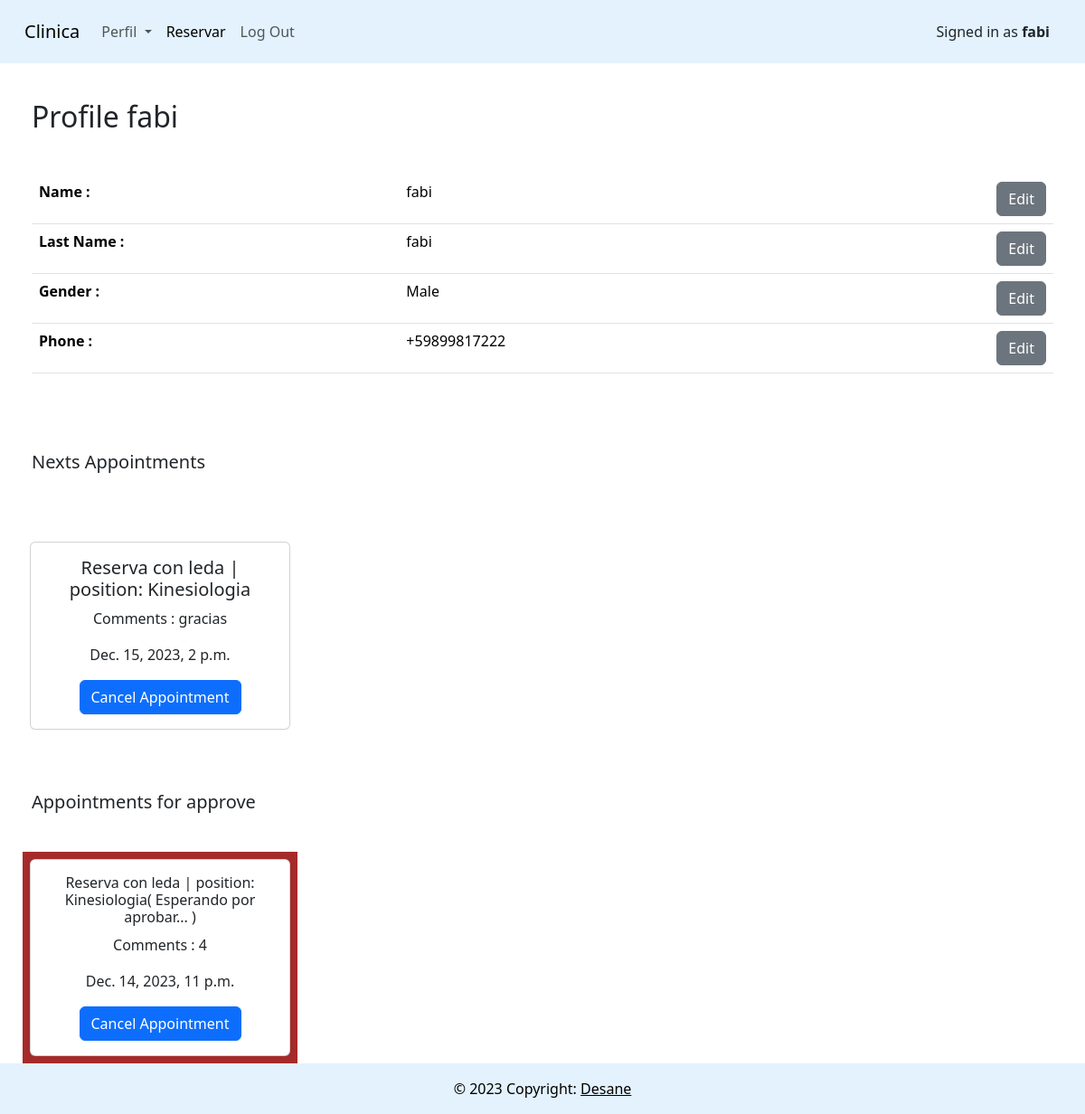
/profile (signed in), run on the app's committed database.
### booking/models.py (models this page shows, shortened)
class CustomUser(AbstractUser):
    username = None
    is_doctor = models.BooleanField(default=False)
    is_patient = models.BooleanField(default=False)
    email = models.EmailField(db_index=True, unique=True, max_length=250)
    objects = UserManager()
    USERNAME_FIELD = 'email'
    REQUIRED_FIELDS = ['first_name', 'last_name']

class Patient(models.Model):
    user = models.OneToOneField(CustomUser, on_delete=models.CASCADE, primary_key=True)
    gender = models.CharField(choices=GENDER_CHOICES, max_length=128)
    phone = models.CharField(max_length=17, blank=True)
    date_recorded = models.DateTimeField(default=datetime.now)

class Appointment(models.Model):
    id = models.AutoField(primary_key=True)
    patient = models.ForeignKey(Patient, on_delete=models.CASCADE, null=True, blank=True)
    phone = models.CharField(max_length=200)
    doctor = models.ForeignKey(Doctor, on_delete=models.CASCADE, null=True, blank=True)
    service = models.CharField(max_length=50)
    datetime = models.DateTimeField(blank=False, null=False)
    comment = models.TextField( blank=True)
    time_ordered = models.DateTimeField(null=False, blank=False,auto_now_add=True)
    approved = models.BooleanField(default=False)

class Doctor(models.Model):
    user = models.OneToOneField(CustomUser, on_delete=models.CASCADE, primary_key=True)
    position = models.CharField(max_length=100, choices=CHOICES, blank=True)
    employment_date = models.DateTimeField(default=datetime.now)
    phone = models.CharField(max_length=17, blank=True)
    description = models.TextField(null=True)
    gender = models.CharField(choices=GENDER_CHOICES, max_length=128)
    def __str__(self):
        return f"{self.user.first_name} | position: {self.position}"

### booking/views.py (the view)
# urls.py: path("profile", views.perfil, name="perfil"),
def perfil(request):
    patient = Patient.objects.get(user=request.user)
    appointments = Appointment.objects.filter(patient=patient).order_by('datetime')
    doctors = Doctor.objects.all()
    return render(request, "profilepatient.html",{"patient":patient,"appointment":appointments,"doctors":doctors})

### booking/templates/profilepatient.html (shortened to what this page needs)
{% extends "layout.html" %}
{% load static %}
{% block body %}
<div class="container-fluid" style=" padding: 35px;">
    <p class="fs-2">Profile {{patient.user.first_name}} </p>
    <table class="table">
        <tbody>
            <tr id="tname">
                <th scope="row">Name :</th>
                <td id="fname">{{patient.user.first_name}}</td>
                <td colspan="2" id="nbutton"><button id="buttonEditN" style="float: right;" class="btn btn-secondary"
                        onclick="editFirst()">
                        Edit </button></td>
            </tr>
            <tr id="tlast">
                <th scope="row">Last Name :</th>
                <td id="lname">{{patient.user.last_name}}</td>
                <td colspan="2" id="lbutton"><button id="buttonEditL" style="float: right;" class="btn btn-secondary"
                        onclick="editLast()">
                        Edit </button></td>
            </tr>
            <tr id="tgender">
                <th scope="row">Gender :</th>
                <td colspan="1" id="gender">{{patient.gender}}</td>
                <td colspan="2" id="gbutton"><button id="buttonEditG" style="float: right;" class="btn btn-secondary"
                        onclick="editGender()">
                        Edit </button></td>
            </tr>
            <tr id=" tphone">
                <th scope="row">Phone :</th>
                <td colspan="1" id="pphone">{{patient.phone}}</td>
                <td colspan="2" id="tbutton"><button id="buttonEdit" style="float: right;" class="btn btn-secondary"
                        onclick="editPhone()">
                        Edit </button></td>
            </tr>
        </tbody>
    </table>
</div>
<div>
    <div style="padding: 35px 0 35px 35px">
        <h5>Nexts Appointments</h5>
    </div>
    {% if appointment.length != 0 %}
    {% for appoint in appointment %}
    {% if appoint.approved %}
    <div class="d-flex flex-wrap" style="align-items: center;padding: 25px; text-align: center;">
        <div>
            <div class=" card" style="width: 18rem;margin: 8px;">
                <div class="card-body">
                    <h5 class="card-title">Reserva con {{appoint.doctor}}</h5>
                    <p class="card-text">Comments : {{appoint.comment}}</p>
                    <p>{{appoint.datetime}}</p>
                    <button type="button" class="btn btn-primary" data-bs-toggle="modal" data-bs-target="#exampleModal">
                        Cancel Appointment
                    </button>
                </div>
            </div>
        </div>
    </div>
    {% endif %}
    {%endfor%}
    <div style="padding: 35px 0 35px 35px">
        <h5>Appointments for approve</h5>
    </div>
    {% for appoint in appointment %}
    {% if not appoint.approved%}
    <div class="d-flex flex-wrap" style="align-items: center;padding: 0 25px 0 25px; text-align: center; ">
        <div style="background-color: brown;">
            <div class=" card" style="width: 18rem;margin: 8px">
                <div class="card-body">
                    <h6 class="card-title">Reserva con {{appoint.doctor}}( Esperando por
                        aprobar... )</h6>
                    <p class="card-text">Comments : {{appoint.comment}}</p>
                    <p>{{appoint.datetime}}</p>
                    <button type="button" class="btn btn-primary" data-bs-toggle="modal" data-bs-target="#exampleModal">
                        Cancel Appointment
                    </button>
                </div>
            </div>
        </div>
        {% endif %}
        {%endfor%}
    </div>
    {%else%}
    <div> No Appoinment Found </div>
    {%endif%}
</div>
{% endblock %}

### booking/templates/layout.html (shortened to what this page needs)
{% load static %}
<!DOCTYPE html>
<html lang="en">
<head>
    <link href="https://cdn.jsdelivr.net/npm/bootstrap@5.3.2/dist/css/bootstrap.min.css" rel="stylesheet"
>
    <link href="{% static 'styles.css' %}" rel="stylesheet">
</head>
<body>
    <nav class="navbar navbar-expand-lg " style="background-color: #e3f2fd; padding: 15px">
        <div class="container-fluid">
            <a class="navbar-brand" href="{% url 'index' %}">Clinica</a>
            <div class="collapse navbar-collapse" id="navbarSupportedContent">
                <ul class="navbar-nav me-auto mb-2 mb-lg-0">
                    {% if user.is_authenticated %}
                    <li class="nav-item dropdown">
                        <a class="nav-link dropdown-toggle" role="button" data-bs-toggle="dropdown"
                            aria-expanded="false">
                            Perfil
                        </a>
                    </li>
                    {% if not user.is_doctor %}
                    <li class="nav-item">
                        <a class="nav-link active" href="{% url 'reservas' %}" aria-current="page"
                            id="reservas">Reservar</a>
                    </li>
                    {%endif%}
                    <li class="nav-item">
                        <a class="nav-link" href="{% url 'logout' %}">Log Out</a>
                    </li>
                    {% endif %}
                </ul>
                <div class="d-flex">
                    {% if user.is_authenticated %}
                    <div class="container">
                        <p style="float: right; margin-bottom: 0;">Signed in as <strong>{{ user.first_name }}</strong>
                        </p>
                        {% else %}
                        <p>Not signed in</p>
                        {% endif %}
                    </div>
                </div>
            </div>
        </div>
    </nav>
    {% block body %}
    {% endblock %}
    <footer class="text-center" style="background-color: #e3f2fd">
        <div class="text-black text-center p-3" style="background-color: #e3f2fd">
            © 2023 Copyright:
            <a class="text-black" href="https://www.desane.com.uy">Desane</a>
        </div>
    </footer>
</body>
</html>

### booking/static/styles.css (style rules this page uses)
body { display: flex; flex-direction: column; height: 100vh; }
footer { margin-top: auto; }

### data on the page
CustomUser: first_name "fabi"
Patient: user.first_name "fabi", user.last_name "fabi", gender "Male", phone "+59899817222"
Appointment: doctor "leda | position: Kinesiologia", comment "gracias", datetime "Dec. 15, 2023, 2 p.m."
Appointment: doctor "leda | position: Kinesiologia", comment "4", datetime "Dec. 14, 2023, 11 p.m."
